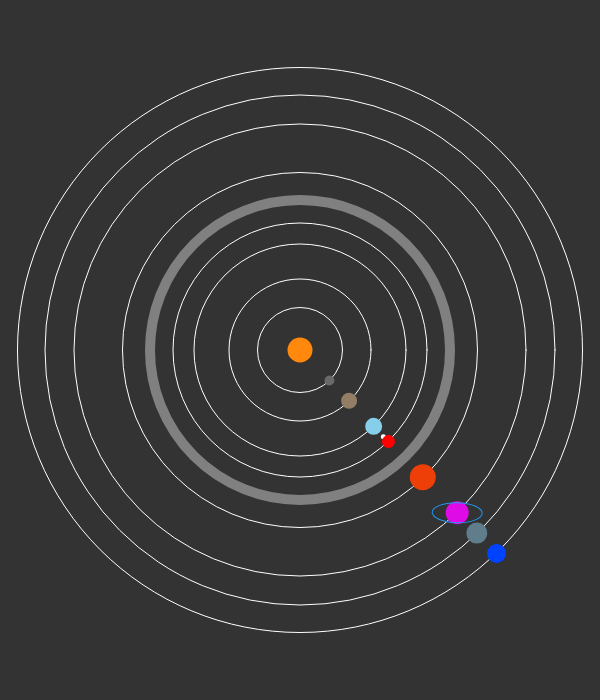
Frame 1 (no input)
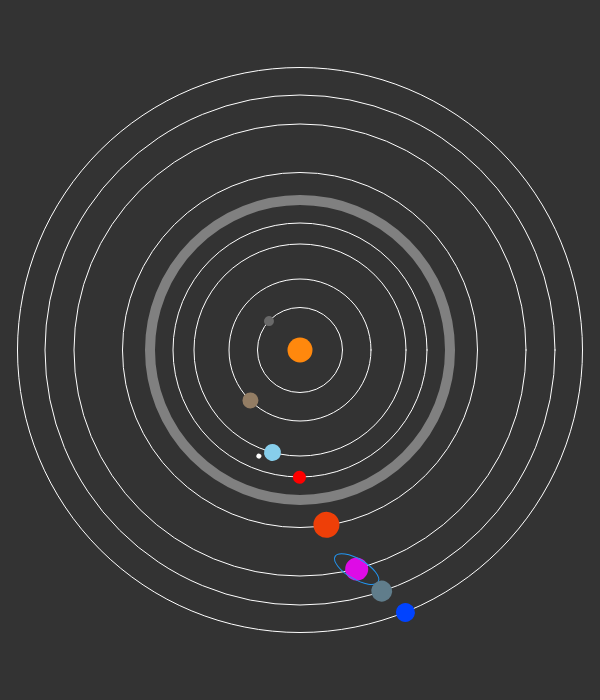
Frame 60 (no input)
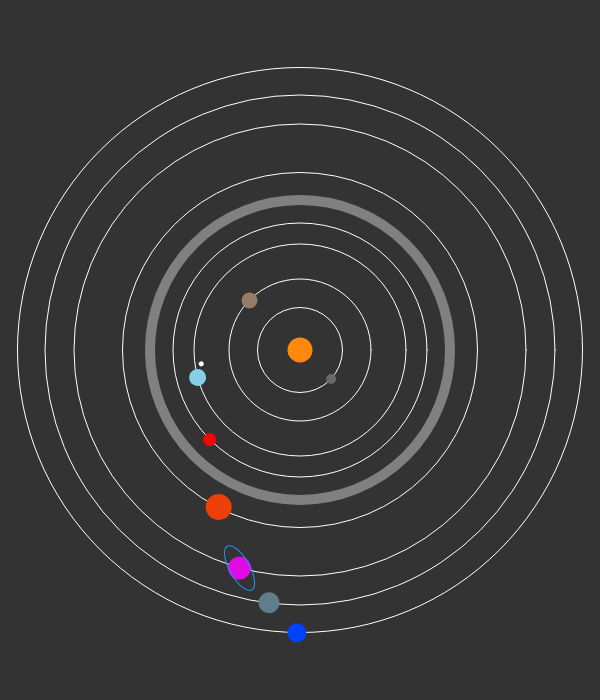
Frame 120 (the mouse pressed at the canvas centre since frame 60)

The p5.js sketch that drew these frames (run headless with seeded random() and noise() and a simulated clock; from frame 60 on, the mouse is pressed at the canvas centre):

// p5.js sketch
// ── sketch.js
class tatasurya {
  constructor(luas, jarak, sudut, cepat){
    this.luas = luas;
    this.jarak = jarak;
    this.sudut = sudut;
    this.cepat = cepat;
  }
}

let v = 3;
let rotasibulan = 1;
const sun = new tatasurya(25,0,0,0);
const mercury = new tatasurya(10,30,1,1*v)
const venus = new tatasurya(16,50,1,1/2*v)
const earth = new tatasurya(17,75,1,1/3*v);
const mars = new tatasurya(13,90,1,1/4*v)
const jupiter = new tatasurya(26,125,1,1/5*v)
const saturn = new tatasurya(23,160,1,1/6*v)
const uranus = new tatasurya(21,180,1,1/7*v)
const neptune = new tatasurya(19,200,1,1/8*v)

function setup() {
  createCanvas(600, 700);
  angleMode(DEGREES);
}

function draw() {
  background(51);
  translate(width/2,height/2);
  
  sunShow();
  mercuryShow();
  venusShow();
  earthShow();
  marsShow();
  jupiterShow();
  saturnShow();
  uranusShow();
  neptuneShow();
}

//Matahari
function sunShow(){
  noStroke();
  fill('#FF880D');
  circle(sun.jarak,sun.jarak,sun.luas);
}


//Merkurius
function mercuryShow(){
  push();
  
  //orbit
  strokeWeight(1);
  stroke('white');
  noFill();
  circle(0,0,85);
  rotate(mercury.sudut);
  noStroke();
  fill('#696969');
  circle(mercury.jarak,mercury.jarak,mercury.luas);
  pop();
  mercury.sudut += mercury.cepat;
}

//Venus
function venusShow(){
  push();
  
  //orbit
  strokeWeight(1);
  stroke('white');
  noFill();
  circle(0,0,142);
  rotate(venus.sudut);
  noStroke();
  fill('#937D64');
  circle(venus.jarak,venus.jarak,venus.luas);
  pop();  
  venus.sudut += venus.cepat;
}

//Bumi
function earthShow(){
  push();
  
  //orbit
  strokeWeight(1);
  stroke('white');
  noFill();
  circle(0,0,212);
  
  rotate(earth.sudut);
  noStroke();
  fill('#87CEEB');
  circle(earth.jarak,earth.jarak,earth.luas);
  earth.sudut += earth.cepat;
  
  //Bulan
  fill('white');
  translate(earth.jarak,earth.jarak);
  rotate(rotasibulan);
  circle(10,10,5);
  pop()
  rotasibulan += 1
}


//Mars
function marsShow(){
  push();
  
  //orbit
  strokeWeight(1);
  stroke('white');
  noFill();
  circle(0,0,254);
  
  //sabuk orbit
  strokeWeight(10);
  stroke('grey');
  noFill();
  circle(0,0,300);

  //planet
  rotate(mars.sudut);
  noStroke();
  fill('#FF0000');
  circle(mars.jarak,mars.jarak,mars.luas);
  pop();
  mars.sudut += mars.cepat;
}

//Jupiter
function jupiterShow(){
  push();
  
  //orbit
  strokeWeight(1);
  stroke('white');
  noFill();
  circle(0,0,355);

  //planet
  rotate(jupiter.sudut);
  noStroke();
  fill('#EE3F08');
  circle(jupiter.jarak,jupiter.jarak,jupiter.luas);
  pop();
  jupiter.sudut += jupiter.cepat;
}

//Saturnus
function saturnShow(){
  push();
  
  //orbit
  strokeWeight(1);
  stroke('white');
  noFill();
  circle(0,0,452);

  //planet
  rotate(saturn.sudut);
  noStroke();
  fill('#DE0BE6');
  circle(saturn.jarak,saturn.jarak,saturn.luas);
  
  //cincin
  noFill();
  stroke('#2196F3');
  ellipse(saturn.jarak,saturn.jarak,50,20);
  pop();
  saturn.sudut += saturn.cepat;
}

//Uranus
function uranusShow(){
  push();
  
  //orbit
  strokeWeight(1);
  stroke('white');
  noFill();
  circle(0,0,510);

  //planet
  rotate(uranus.sudut);
  noStroke();
  fill('#607D8B');
  circle(uranus.jarak,uranus.jarak,uranus.luas);
  pop();
  uranus.sudut += uranus.cepat;
}

//Neptunus
function neptuneShow(){
  push();
  
  //orbit
  strokeWeight(1);
  stroke('white');
  noFill();
  circle(0,0,565);

  //planet
  rotate(neptune.sudut);
  noStroke();
  fill('#0043FF');
  circle(neptune.jarak,neptune.jarak,neptune.luas);
  pop();
  neptune.sudut += neptune.cepat;
}
